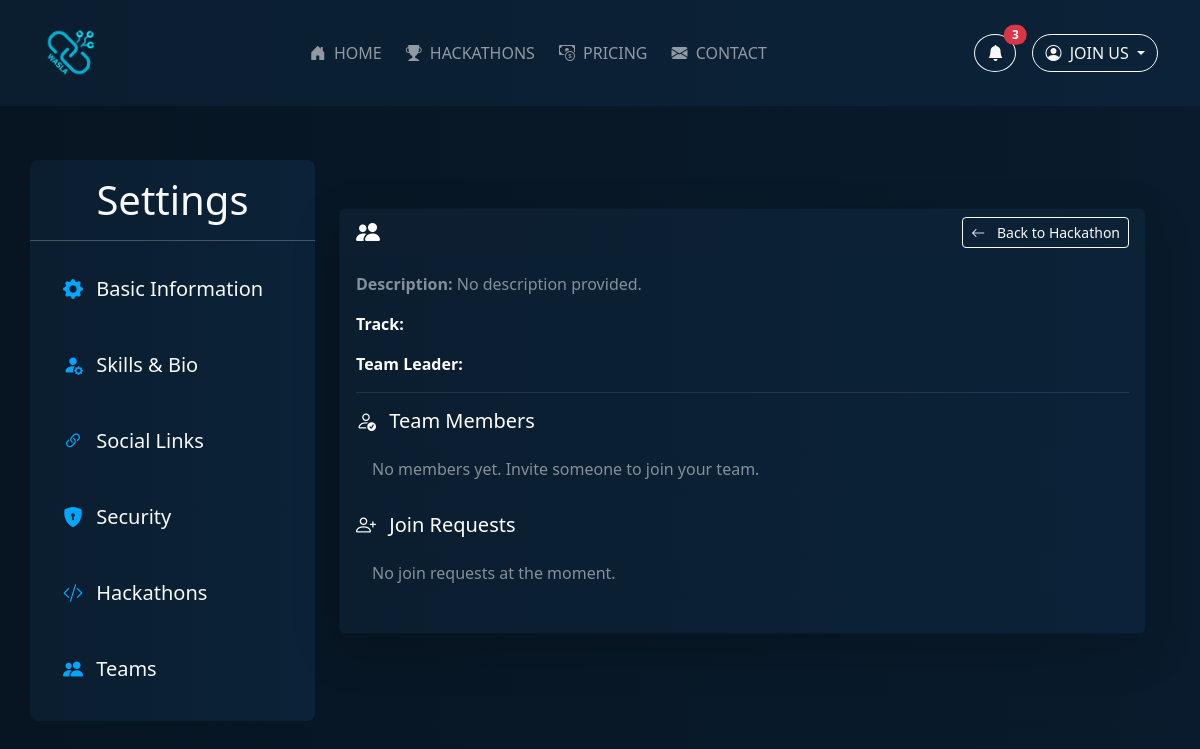
Before: /accounting/team_page/1 (signed in) with the older database file.
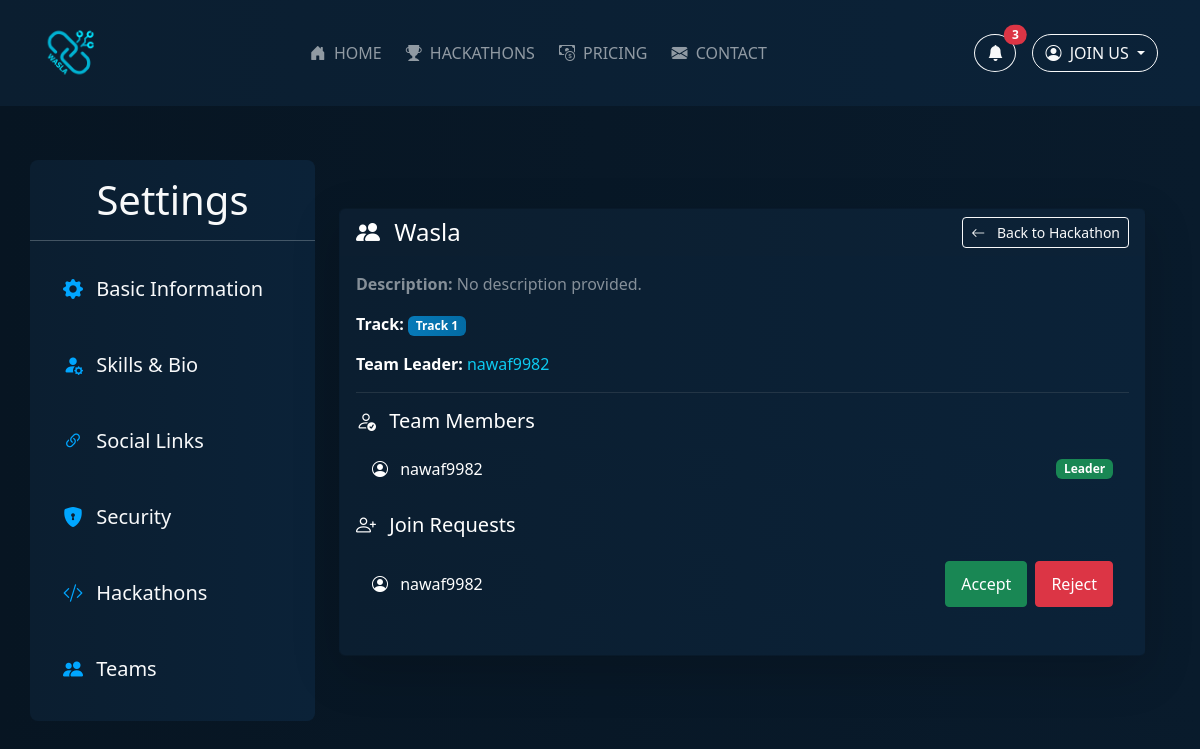
After: the same page with the newer database file.
### dashboard/models.py (models this page shows, shortened)
class Team(models.Model):
    name = models.CharField(max_length=100)
    description = models.TextField()
    leader = models.ForeignKey(User, on_delete=models.CASCADE, related_name='team_leader')
    created_at = models.DateTimeField(auto_now_add=True)
    hackathon = models.ForeignKey(Hackathon, on_delete=models.CASCADE, related_name="hackathon_team")
    track = models.ForeignKey(HackathonTrack, on_delete=models.CASCADE, related_name="hackathon_team_track")
    status = models.CharField(choices=HackathonTeamStatusChoices.choices, max_length=100, default=HackathonTeamStatusChoices.WAITING)

class HackathonTrack(models.Model):
      name = models.CharField(max_length=100)
      description = models.TextField()
      hackathon = models.ForeignKey(Hackathon,on_delete=models.CASCADE, related_name="hackathon_track")

class TeamMember(models.Model):
     member = models.ForeignKey(User, on_delete=models.CASCADE, related_name="team_member")
     team = models.ForeignKey(Team, on_delete=models.CASCADE, related_name="team_members")
     class Meta:
        unique_together = ('member', 'team')

class JoinRequest(models.Model):
    member = models.ForeignKey(User, on_delete=models.CASCADE, related_name="member_request")
    team = models.ForeignKey(Team, on_delete=models.CASCADE, related_name="team_request")
    sender = models.CharField(choices=HackathonJoinRequestSenderChoices.choices,max_length=50)
    created_at = models.DateTimeField(auto_now_add=True)

### accounting/views.py (the view, shortened to what this page needs)
# urls.py: path('team_page/<int:hackathon_id>', views.accounting_team_page, name='accounting_team_page'),
@login_required
def accounting_team_page(request: HttpRequest, hackathon_id):
    hackathon = get_object_or_404(Hackathon, id=hackathon_id)
    try:
        team = Team.objects.get(hackathon=hackathon, leader=request.user)
    except Team.DoesNotExist:
        team = None
    members = TeamMember.objects.filter(team=team) if team else []
    join_requests = JoinRequest.objects.filter(team=team) if team else []
    return render(request, "main/team_page.html", {
        "hackathon": hackathon,
        "team": team,
        "members": members,
        "join_requests": join_requests
    })

### accounting/templates/main/team_page.html (shortened to what this page needs)
{% extends 'main/settings_base.html' %}
{% block content %}
<div class="container pt-5">
  <div class="row g-4">
    <div class="col-md-12">
      <div class="card bg-dark text-white shadow-lg">
        <div class="card-header border-0 d-flex justify-content-between align-items-center">
          <h4 class="mb-0"><i class="bi bi-people-fill me-2"></i> {{ team.name }}</h4>
          <a href="{% url 'main:hackathon_details_view' hackathon.id %}"
             class="btn btn-sm btn-outline-light">
            <i class="bi bi-arrow-left me-2"></i> Back to Hackathon
          </a>
        </div>
        <div class="card-body">
          <p class="text-white-50">
            <strong>Description:</strong> {{ team.description|default:"No description provided." }}
          </p>
          <p class="mb-3">
            <strong>Track:</strong>
            <span class="badge bg-primary">{{ team.track.name }}</span>
          </p>
          <p>
            <strong>Team Leader: </strong>
            <a class="link" href="{% url 'accounting:accounting_profile' team.leader.username %}">
              <span class="text-info">{{ team.leader.username }}</span>
            </a>
          </p>
          <hr class="border-secondary">
          <h5 class="mb-3"><i class="bi bi-person-check me-2"></i> Team Members</h5>
          <ul class="list-group list-group-flush mb-4">
            {% for member in members %}
            <li class="list-group-item bg-dark text-white d-flex justify-content-between align-items-center">
              <span><i class="bi bi-person-circle me-2"></i> {{ member.member.username }}</span>
              {% if member.member == team.leader %}
              <span class="badge bg-success">Leader</span>
              {% endif %}
            </li>
            {% empty %}
            <li class="list-group-item bg-dark text-white-50">
              No members yet. Invite someone to join your team.
            </li>
            {% endfor %}
          </ul>
          <h5 class="mb-3"><i class="bi bi-person-plus me-2"></i> Join Requests</h5>
          <ul class="list-group list-group-flush mb-4">
            {% for req in join_requests %}
            <li class="list-group-item bg-dark text-white d-flex justify-content-between align-items-center">
              <span><i class="bi bi-person-circle me-2"></i> {{ req.member.username }}</span>
              <form method="post" class="d-flex gap-2">
                <button type="submit" name="action" value="accept" class="btn btn-sm btn-success">Accept</button>
                <button type="submit" name="action" value="reject" class="btn btn-sm btn-danger">Reject</button>
              </form>
            </li>
            {% empty %}
            <li class="list-group-item bg-dark text-white-50">
              No join requests at the moment.
            </li>
            {% endfor %}
          </ul>
        </div>
      </div>
    </div>
  </div>
</div>
{% endblock %}

### accounting/templates/main/settings_base.html (shortened to what this page needs)
{% load static %}
<!DOCTYPE html>
<html lang="en">
<head>
    <link href="https://cdn.jsdelivr.net/npm/bootstrap@5.3.3/dist/css/bootstrap.min.css" rel="stylesheet">
    <link href="https://cdn.jsdelivr.net/npm/bootstrap-icons@1.11.3/font/bootstrap-icons.css" rel="stylesheet">
    <link rel="stylesheet" href="https://cdnjs.cloudflare.com/ajax/libs/font-awesome/6.5.2/css/all.min.css">
    <link rel="stylesheet" href="{% static 'accounting_css/settings.css' %}">
</head>
<body class="">
    <nav class="navbar navbar-expand-lg navbar-dark py-3 bg-dark">
        <div class="container">
            <a class="navbar-brand fw-bold" href="#">
                <img src="{% static 'main_css/images/Logo.png' %}" alt="Logo" style="height:60px" class="mb-1" />
            </a>
            <div id="mainNav" class="collapse navbar-collapse">
                <ul class="navbar-nav mx-auto gap-2 text-center">
                    <li class="nav-item">
                        <a class="nav-link {% if request.resolver_match.url_name == 'home_view' %}active{% endif %}"
                            href="{% url 'main:home_view' %}">
                            <i class="bi bi-house-door-fill me-1"></i> HOME
                        </a>
                    </li>
                    <li class="nav-item">
                        <a class="nav-link {% if request.resolver_match.url_name == 'all_hackathons_view' %}active{% endif %}"
                            href="{% url 'main:all_hackathons_view' %}">
                            <i class="bi bi-trophy-fill me-1"></i> HACKATHONS
                        </a>
                    </li>
                    <li class="nav-item">
                        <a class="nav-link {% if request.resolver_match.url_name == 'pricing_view' %}active{% endif %}"
                            href="{% url 'main:pricing_view' %}">
                            <i class="bi bi-cash-coin me-1"></i> PRICING
                        </a>
                    </li>
                    <li class="nav-item">
                        <a class="nav-link {% if request.resolver_match.url_name == 'contact_view' %}active{% endif %}"
                            href="">
                            <i class="bi bi-envelope-fill me-1"></i> CONTACT
                        </a>
                    </li>
                </ul>
                <div class="dropdown ms-lg-3 text-center mt-3 mt-lg-0">
                    <button class="btn btn-outline-light position-relative rounded-circle" data-bs-toggle="dropdown"
                        aria-label="Notifications">
                        <i class="bi bi-bell-fill"></i>
                        <span class="position-absolute top-0 start-100 translate-middle badge rounded-pill bg-danger">
                            3
                        </span>
                    </button>
                </div>
                <div class="dropdown ms-lg-3 text-center mt-3 mt-lg-0">
                    <button class="btn btn-outline-light rounded-pill dropdown-toggle" data-bs-toggle="dropdown">
                        <i class="bi bi-person-circle me-1"></i> JOIN US
                    </button>
                </div>
            </div>
        </div>
    </nav>
    <div class="container">
        <div class="row">
            <nav class="col-12 col-md-4 col-lg-3 col-xl-3 bg-dark p-0 rounded-3" id="sidebar">
                <h1 class="text-center text-light link mt-3 mb-3">Settings</h1>
                <hr class="m-0" />
                <div class="d-flex flex-column gap-2 p-3">
                    <a href="{% url 'accounting:accounting_account' %}" class="btn text-light p-3 text-start fs-5 mb-1 link">
                        <i class="bi bi-gear-fill me-2 link"></i> Basic Information
                    </a>
                    <a href="{% url 'accounting:accounting_skills_bio' %}" class="btn text-light p-3 text-start fs-5 mb-1 link">
                        <i class="bi bi-person-fill-gear me-2 link"></i> Skills & Bio
                    </a>
                    <a href="{% url 'accounting:accounting_social_links' %}" class="btn text-light p-3 text-start fs-5 mb-1 link">
                        <i class="bi bi-link-45deg me-2 link"></i> Social Links
                    </a>
                    <a href="{% url 'accounting:accounting_security' %}" class="btn text-light p-3 text-start fs-5 mb-1 link">
                        <i class="bi bi-shield-lock-fill me-2 link"></i> Security
                    </a>
                    <a href="{% url 'accounting:accounting_hackathons' %}" class="btn text-light p-3 text-start fs-5 mb-1 link">
                        <i class="bi bi-code-slash me-2 link"></i> Hackathons
                    </a>
                    <a href="{% url 'accounting:accounting_teams' %}" class="btn text-light p-3 text-start fs-5 mb-1 link">
                        <i class="bi bi-people-fill me-2 link"></i> Teams
                    </a>
                </div>
            </nav>
            <main class="col bg-none">
                {% block content %}
                {% endblock %}
            </main>
        </div>
    </div>
</body>
</html>

### static/accounting_css/settings.css (style rules this page uses)
:root { --bg-dark:#0b1e30; --bg-mid:#132234; --bg-light:#0f2c3f; --text:#e9f1f7; --accent:#00c2db; --primary-color: #ffffff; --secondary-color: #00a6ff; }
body { margin:0; color:var(--text); background: linear-gradient(to left, #091b2c, #071522); padding-top: 10rem; }
.navbar { position: fixed !important; top: 0; left: 0; right: 0; z-index: 1030; width: 100%; }
button[type="submit"] { font-size: 16px; padding: 10px 15px; }
.link { text-decoration: none; color: var(--secondary-color); transition: 0.3s; }
.bg-none { background: none; }
.bg-dark { background: linear-gradient(to left, #0b2238, #0b1e30); }
.bg-primary { background: linear-gradient(to left, #036ba4, #077ab8); }

Changed rows visible on the page:
added Team: name "Wasla", description "No description provided.", track.name "Track 1", leader.username "nawaf9982"
added TeamMember: member.username "nawaf9982", shows "Leader"
added JoinRequest: member.username "nawaf9982"
Other visible differences:
{{ team.description|default:"No description provided." }}: "No description provided." → (not shown)
text no longer shown: "No members yet. Invite someone to join your team. No join requests at the moment."
